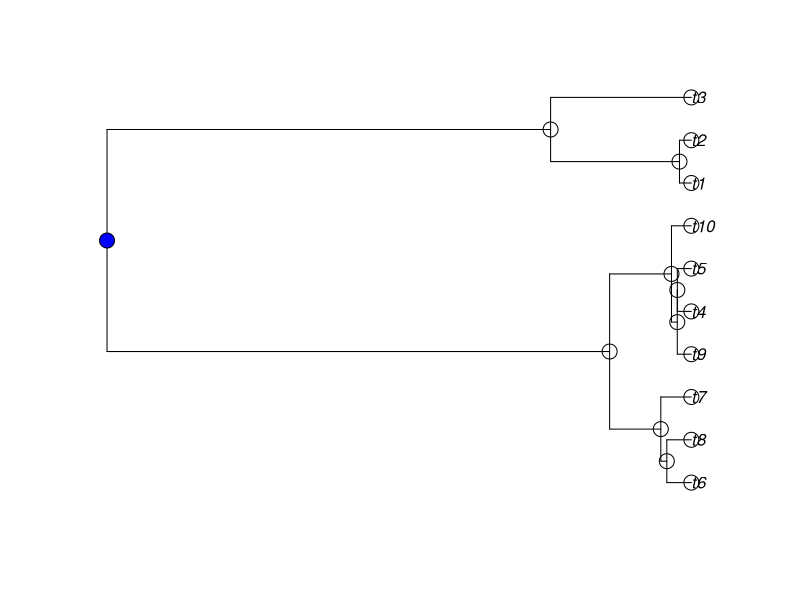

The R source for this figure:
rm(list=ls())

library(ape)
library(expm) # matrix exponential

# This code simulates output from the ace function. We
# will first try to grasp how the model behaves before we
# we try fitting it to data. 

# Ancestral character estimation methods can be based on a 
# variety of approaches, but we will consider Markov chains
# superimposed on phylogenies. In the accompanying code to 
# this we will learn how to fit these models using Maximum
# Likelihood, but for now we focus on simulating Markov chains
# on trees to understand how the models work.


# First, let's simulate a tree and some tip states:

tree <- rcoal(10)
x <- sample(c(0,1), size=10, replace=T)

fit <- ace(x, tree, type='discrete', model='ARD')

# Exercise 1
#	Navigate through the ace help pages to determine whether Qij 
#	corresponds to the transition rate from state i-> j or from
#	state j -> i. Based on your answer, does the Kolmogorov equation
#	for the Markov process use column or row vectors?
#	Then, define a generator matrix, Q, in terms
#	of the rates estimated just above (replacing the following line):

Q <- matrix(c(-1,1,1,-1),ncol=2) 

getP <- function(t,Q){
	P <- expm(Q*t)
	return(P)
} 

# Now, we will start at the root of the tree and simulate states
# at the internal nodes and at the tips of the tree. (The ape
# package does not have a function to easily do this for us, but
# it is good exercise to practice it ourselves).

# First, let's create a vector to store all of the states we simulate:
states_vec <- rep(NA,(tree$Nnode + length(tree$tip.label)))
names(states_vec) <- c(tree$tip.label, paste0("node", 1:tree$Nnode))

# Let's just work with binary states for now:
states <- c(1, 2)
state_colors <- c('blue','red') #for plotting


# Let's assign a condition at the root; could be probabilities
# generally, but let's say it starts in the first state with 
# certainty for now:
pi_root <- c(1,0) 

# Let's start with the root state:
root <- length(tree$tip.label) + 1
states_vec[root] <- sample(states, 1, prob = pi_root)

# Let's plot this as we go:
plot(tree)
tip_states <- states_vec[tree$tip.label]
tiplabels(pch=21, bg=state_colors[tip_states], cex=2)
node_states <- states_vec[paste0("node", 1:tree$Nnode)] 
nodelabels(pch=21, bg=state_colors[node_states], cex=2)


# We will do a preorder traversal, which starts at the root
# and descends down the tree to the tips:
preorder <- rev(postorder(tree))  # parent before children

# The list of all of the edges of the tree is located in tree$edge:
edges <- tree$edge

# Each row is an edge. The first column represents the parent, the 
# second represents the descendant.

# The entry in tree$edge.length is a vector of lengths for each of
# the edges; it corresponds to the same edges in tree$edge:
edge.lengths <- tree$edge.length
